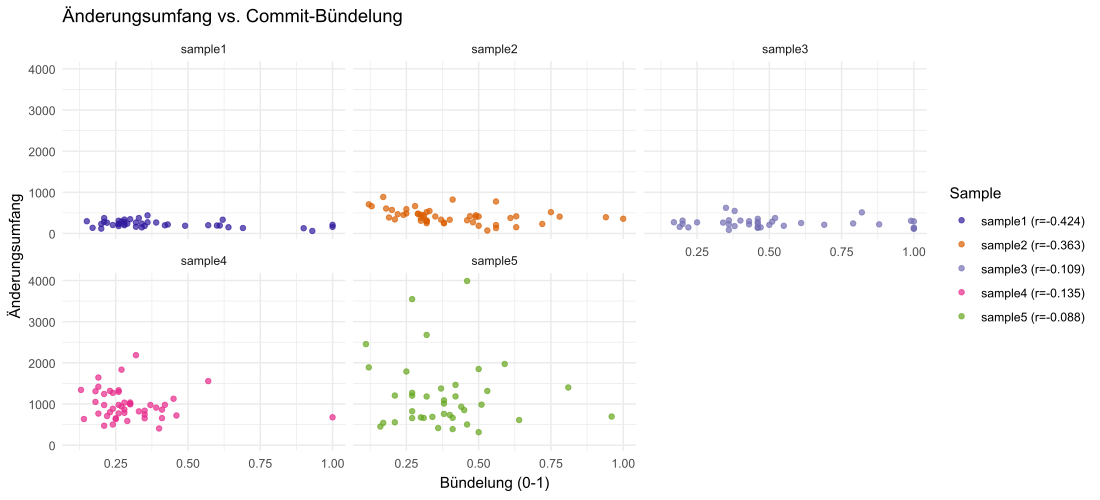

This figure's R source:
library(readr)
library(dplyr)
library(lubridate)
library(ggplot2)
library(purrr)
library(stringr)
library(tibble)

dir_path <- "F:/Hochschule/BA/gitlog_analysis"

files <- list.files(
  path = dir_path,
  pattern = "^criteriaTable_sample\\d+\\.csv$",
  full.names = TRUE
)

all_samples_changes <- map_dfr(files, function(fp) {
  df <- read_csv(fp, show_col_types = FALSE)
  
  df %>%
    mutate(
      sample = str_extract(basename(fp), "sample\\d+"),
      # Zahl in Klammern aus "100.00% (271)" extrahieren -> 271
      total_changes = as.numeric(str_match(total_changes, "\\((\\d+)\\)")[, 2])
    ) %>%
    transmute(
      sample,
      bundling = as.numeric(bundling),
      total_changes,
    ) %>%
    filter(
      total_changes < 5000
    ) %>%
    arrange(total_changes)
})

print(all_samples_changes)

# Pearson r pro Sample
pearson_tbl <- all_samples_changes %>%
  group_by(sample) %>%
  summarise(
    pearson_r = cor(total_changes, bundling, method = "pearson", use = "complete.obs"),
    n = sum(complete.cases(total_changes, bundling)),
    .groups = "drop"
  )

print(pearson_tbl)

# Legenden-Labels: "sampleX (r=...)"
legend_labels <- pearson_tbl %>%
  mutate(label = paste0(sample, " (r=", sprintf("%.3f", pearson_r), ")")) %>%
  select(sample, label) %>%
  deframe()

# Plot: Farbe = sample
plot_changes <- ggplot(all_samples_changes, aes(x = bundling, y = total_changes, color = sample)) +
  geom_point(alpha = 0.7) +
  facet_wrap(~ sample, ncol = 3) + 
  scale_color_manual(
    values = c(
      "sample1" = "#311b9e",
      "sample2" = "#d95f02",
      "sample3" = "#7570b3",
      "sample4" = "#e7298a",
      "sample5" = "#66a61e"
    ),
    labels = legend_labels
  ) +
  labs(
    title = "Änderungsumfang vs. Commit-Bündelung",
    x = "Bündelung (0-1)",
    y = "Änderungsumfang",
    color = "Sample"
  ) +
  theme_minimal()

print(plot_changes)

# PDF speichern
ggsave(
  filename = "bundling_vs_totalChanges_all.pdf",
  plot = plot_changes,
  width = 11,
  height = 5,
  device = cairo_pdf
)
